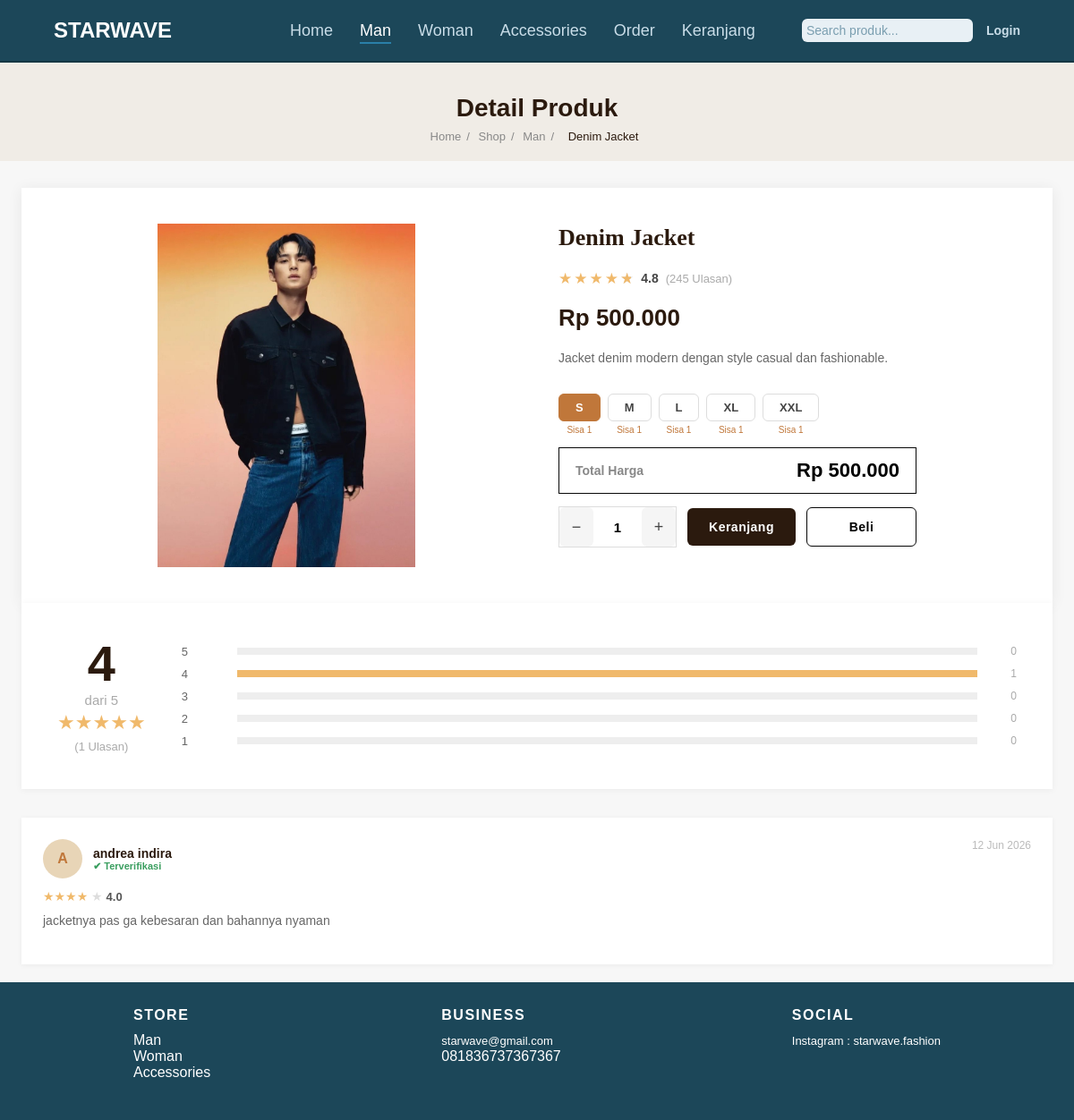
The app's page /detail.php?id=3, older data.
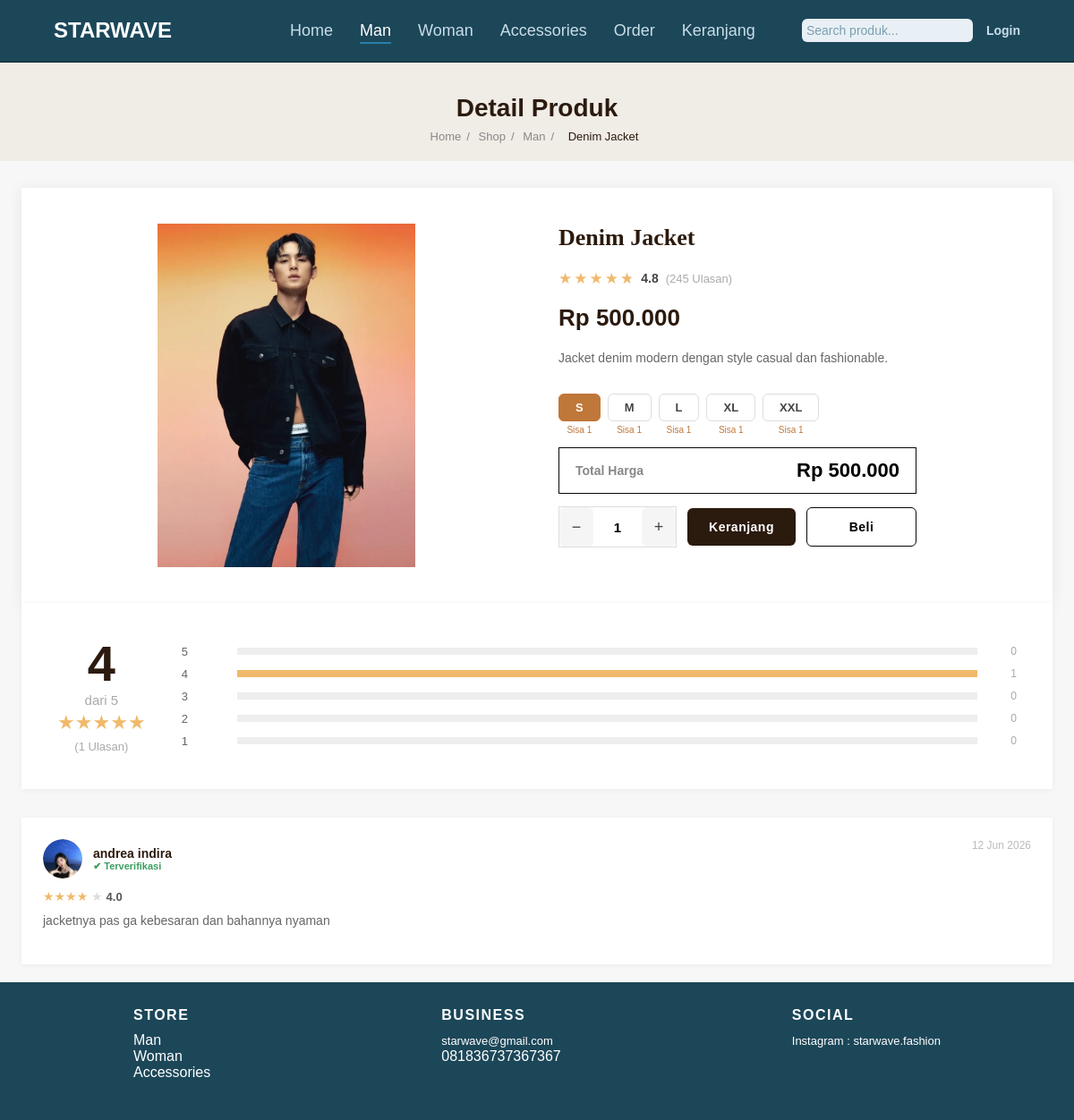
The same page, newer data.
### tables this page shows
CREATE TABLE `ulasan` (
  `id` int(11) NOT NULL,
  `id_user` int(11) NOT NULL,
  `nama_produk` varchar(255) NOT NULL,
  `id_order` int(11) NOT NULL,
  `id_produk` int(11) NOT NULL,
  `bintang` tinyint(1) NOT NULL DEFAULT 5,
  `komentar` text DEFAULT NULL,
  `created_at` datetime NOT NULL DEFAULT current_timestamp()
);

CREATE TABLE `users` (
  `id_user` int(11) NOT NULL,
  `email` varchar(100) DEFAULT NULL,
  `password` varchar(100) DEFAULT NULL,
  `tanggal_lahir` date DEFAULT NULL,
  `nama_panggilan` varchar(100) DEFAULT NULL,
  `no_telepon` varchar(20) DEFAULT NULL,
  `alamat` text DEFAULT NULL,
  `jenis_kelamin` varchar(20) DEFAULT NULL,
  `foto_profil` varchar(255) DEFAULT NULL
);

### detail.php (the view, shortened to what the changed rows need)
<?php
include 'config/koneksi.php';
$id = (int)$_GET['id'];
$stmt = $pdo->prepare("SELECT * FROM produk WHERE id = ?");
$stmt->execute([$id]);
$item = $stmt->fetch(PDO::FETCH_ASSOC);
?>
<!DOCTYPE html>
<html lang="id">
<head>
    <link rel="stylesheet" href="style.css">
    <link rel="stylesheet" href="order.css">
</head>
<body>
<header>
    <nav>
        <h1>STARWAVE</h1>
    </nav>
</header>
<div class="breadcrumb-bar">
    <h1>Detail Produk</h1>
</div>
<section class="dtl-section">
    <div class="dtl-grid">
        <div class="dtl-product-info">
            <h1 class="dtl-product-title"><?= htmlspecialchars($item['nama_produk']) ?></h1>
        </div>
    </div>
    <section>
        <?php
        $stmt = $pdo->prepare("SELECT u.*, us.nama_panggilan, us.foto_profil
                               FROM ulasan u
                               LEFT JOIN users us ON u.id_user = us.id_user
                               WHERE u.id_produk = ?
                               ORDER BY u.created_at DESC");
        $stmt->execute([$id]);
        $allUlasan   = $stmt->fetchAll(PDO::FETCH_ASSOC);
        $totalUlasan = count($allUlasan);
        ?>
        <?php if ($totalUlasan === 0): ?>
            <p style="text-align:center; color:#888; padding:30px 0;">
                Belum ada ulasan untuk produk ini.
            </p>
        <?php else: ?>
            <?php foreach ($allUlasan as $u):
                $nama    = htmlspecialchars($u['nama_panggilan'] ?? 'User');
                $initial = strtoupper(substr($nama, 0, 1));
                $bintang = (int)$u['bintang'];
                $tgl     = date('d M Y', strtotime($u['created_at']));
            ?>
            <div class="dtl-review-card">
                <div class="dtl-review-card-header">
                    <div class="dtl-reviewer">
                        <div class="dtl-reviewer-avatar" style="overflow:hidden;">
                            <?php if (!empty($u['foto_profil']) && file_exists($u['foto_profil'])): ?>
                                <img src="<?= htmlspecialchars($u['foto_profil']) ?>"
                                     style="width:100%; height:100%; object-fit:cover; border-radius:50%;">
                            <?php else: ?>
                                <?= $initial ?>
                            <?php endif; ?>
                        </div>
                        <div>
                            <div class="dtl-reviewer-name"><?= $nama ?></div>
                            <div class="dtl-reviewer-badge">✔ Terverifikasi</div>
                        </div>
                    </div>
                    <div class="dtl-review-date"><?= $tgl ?></div>
                </div>
                <div class="dtl-review-stars">
                    <?= str_repeat('★', $bintang) ?>
                    <?= str_repeat('<span style="color:#ddd">★</span>', 5 - $bintang) ?>
                    <span style="font-size:13px; color:#555; font-weight:700;">
                        <?= number_format($bintang, 1) ?>
                    </span>
                </div>
                <div class="dtl-review-body" style="margin-top:8px;">
                    <?= htmlspecialchars($u['komentar']) ?>
                </div>
            </div>
            <?php endforeach; ?>
        <?php endif; ?>
    </section>
</section>
</body>
</html>

Row changes from the older to the newer data that the page shows:
changed through a linked row, ulasan "jacketnya pas ga kebesaran dan bahannya nyaman": id_user.foto_profil: picture added; id_user.nama_panggilan "A" → (not shown)
